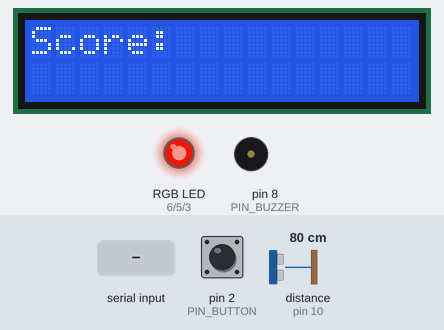
A sketch run on a simulated Arduino Uno, built with avr-gcc and run on an emulated ATmega328P. Shown: 16×2 character LCD, an RGB LED mixed from three pins (HIGH = lit), buzzer (waves = sounding). Wiring (inferred from the names in the program): ultrasonic range finder: trigger pin 9; echo pin 10. The test bench sets the inputs (shaded band); at power-on: distance to the obstacle (sensor on pin 10) 80 cm, pin 2 (PIN_BUTTON) LOW. The echo pulse lasts 58.3 µs per cm; pins used as bus, display or sensor lines are not drawn; what the sketch prints to the serial monitor is not drawn.

Above: at 1.2 s.
1.3 s: distance to the obstacle (sensor on pin 10) set to 16 cm
2.8 s: distance to the obstacle (sensor on pin 10) set to 13 cm
At 4.5 s:
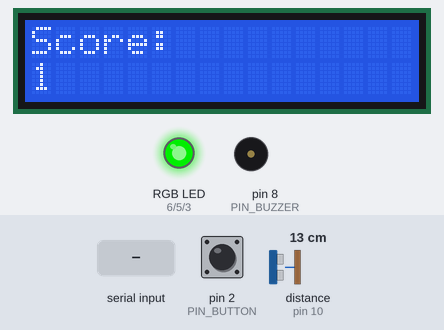
4.8 s: pin 2 (PIN_BUTTON) pulled HIGH for 1 s
At 5.3 s:
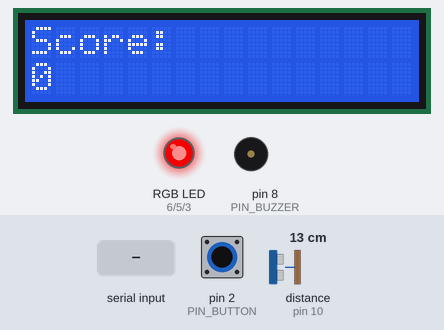
8.8 s: "90,45\n" received over Serial
At 11.7 s:
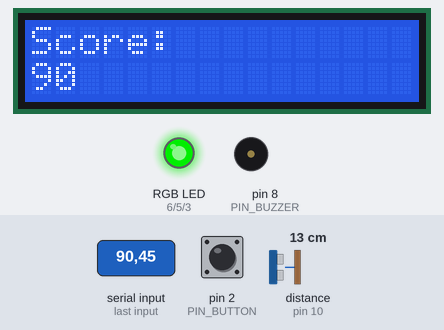
11.8 s: "30,150\n" received over Serial
At 14.7 s:
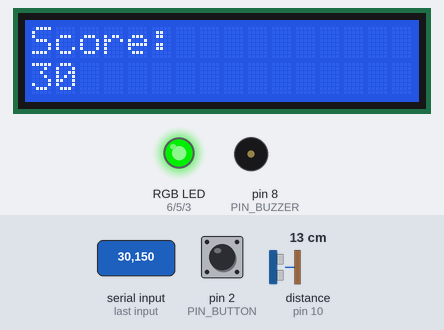
14.8 s: pin 2 (PIN_BUTTON) pulled HIGH for 3.2 s
At 21.0 s:
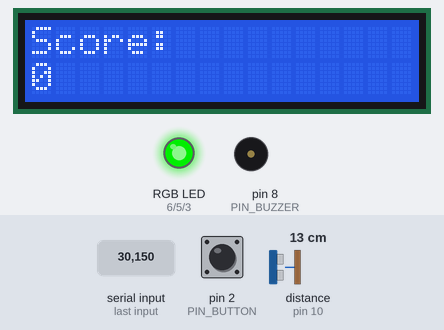
Timing chart, 0 to 22.0 s (numbered marks = the images above; inputs shaded):
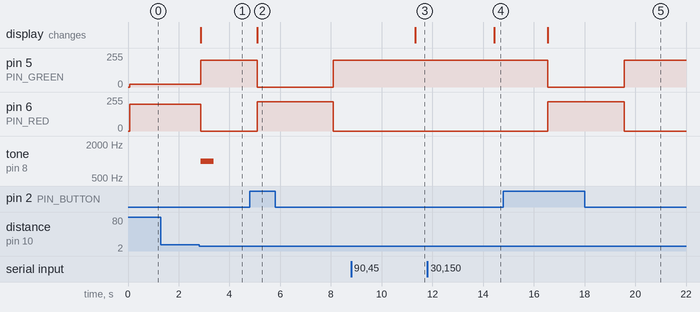

The sketch:

IoTKoripallo.ino
```cpp
#include <Wire.h>
#include <LiquidCrystal_I2C.h>

// Initialize LCD at I2C address 0x27 with size 16x2
LiquidCrystal_I2C lcd(0x27, 16, 2);

/*
  HC-SR04 Ping distance sensor:
  VCC to Arduino 5v
  GND to Arduino GND
  Echo to Arduino pin 10
  Trig to Arduino pin 9

  RGB LED:
  Red to Arduino pin 6
  Green to Arduino pin 5
  Blue to Arduino pin 3

  Button:
  VCC to Arduino 5v
  GND to Arduino GND
  Signal to Arduino pin 2

  Piezo:
  VCC to Arduino 5v
  GND to Arduino GND
  Signal to Arduino pin 8

  LCD:
  SDA to Arduino pin A4
  SCL to Arduino pin A5
  VCC to Arduino 5v
  GND to Arduino GND
*/

const int PIN_TRIG = 9;
const int PIN_ECHO = 10;

const int PIN_RED = 6;
const int PIN_GREEN = 5;
const int PIN_BLUE = 3;

const int PIN_BUTTON = 2;

const int PIN_BUZZER = 8;

float duration, distance;
int score, buttonState;
bool scored;

void setup() {
  // Set pin modes for all the components
  pinMode(PIN_TRIG, OUTPUT);
  pinMode(PIN_ECHO, INPUT);

  pinMode(PIN_RED, OUTPUT);
  pinMode(PIN_GREEN, OUTPUT);
  pinMode(PIN_BLUE, OUTPUT);

  pinMode(PIN_BUTTON, INPUT);

  pinMode(PIN_BUZZER, OUTPUT);

  // Initialize LCD
  lcd.begin();
  lcd.backlight();
  lcd.setCursor(0, 0);
  lcd.print("Score:");

  // Initialize serial communication
  Serial.begin(9600);

  // Set initial values
  buttonState = 0;
  score = 0;
  scored = false;
}

void loop() {
  if (Serial.available() > 0) {
    String new_score_string = Serial.readString();
    int new_score = new_score_string.toInt();
    score = new_score;
    updateLCDScore(score);
  }
  // Read button state and reset score if button is pressed
  buttonState = digitalRead(PIN_BUTTON);
  if (buttonState == HIGH) {
    resetScore();
  }

  // Send a pulse to the sensor
  digitalWrite(PIN_TRIG, LOW);
  delayMicroseconds(2);
  digitalWrite(PIN_TRIG, HIGH);
  delayMicroseconds(10);
  digitalWrite(PIN_TRIG, LOW);

  // Calculate distance from duration
  duration = pulseIn(PIN_ECHO, HIGH);
  distance = (duration * .0343) / 2;

  // Check if the ball is in the basket
  if (distance < 14 && distance > 0) {
    // This checks if ball was not in the net last loop
    if (!scored) {
      score = score + 1;
      updateLCDScore(score);
      tone(PIN_BUZZER, 1000, 500); // (PIN, Hz, ms)
    } else {
      delay(2000);
    }
    scored = true; // Ball in basket
    setColor(0, 200, 0); // Set LED green
  } else {
    scored = false; // Ball out of basket
    setColor(200, 20, 0); // Set LED orange
  }

  // Print score and distance to serial
  //Serial.println("Score: " + String(score) + " | Distance: " + String(distance));
  Serial.println(score);
  delay(100);
}

void resetScore() {
  score = 0;
  updateLCDScore(score);
  setColor(220, 0, 0); // Set LED red
  delay(1000);
}

// Function to update score to LCD
void updateLCDScore(int score) {
  lcd.setCursor(0, 1);
  lcd.print("                ");
  lcd.setCursor(0, 1);
  lcd.print(score);
}

// Function to set the color of the RGB LED
void setColor(int R, int G, int B) {
  analogWrite(PIN_RED, R);
  analogWrite(PIN_GREEN, G);
  analogWrite(PIN_BLUE, B);
}
```

Measured:
- the behaviour switches between 15 and 14 cm on distance to the obstacle (sensor on pin 10) (found by bisection; images 0 and 1)
- after the input at 1.3 s, every drawn part: stays the same
- after the input at 2.8 s, pin 5 (PIN_GREEN): 20/255 → 200/255 after 0.08 s; pin 6 (PIN_RED): 200/255 → 0/255 after 0.08 s; tone on pin 8 (PIN_BUZZER): silent → 1000 Hz after 0.08 s, → silent 0.50 s later; the display: changes after 0.08 s (image 1)
- after the input at 4.8 s, pin 5 (PIN_GREEN): 200/255 → 0/255 after 0.30 s, → 200/255 3.0 s later; pin 6 (PIN_RED): 0/255 → 220/255 after 0.30 s, → 0/255 3.0 s later; the display: changes after 0.30 s (image 2)
- after the input at 8.8 s, the display: changes after 2.5 s (image 3)
- after the input at 11.8 s, the display: changes after 2.6 s (image 4)
- after the input at 14.8 s, pin 5 (PIN_GREEN): 200/255 → 0/255 after 1.8 s, → 200/255 3.0 s later; pin 6 (PIN_RED): 0/255 → 220/255 after 1.8 s, → 0/255 3.0 s later; the display: changes after 1.8 s (image 5)
